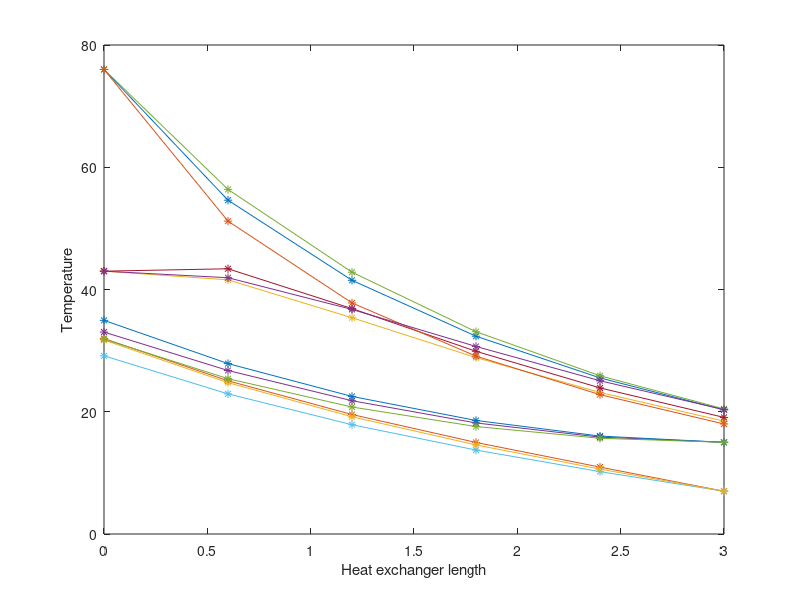

The MATLAB source for this figure:
function fea_more_than_8_stream 
% green terms represent comments
% this programme solves for any number of heat exchangers say n
% streams...The out put of this programme is the outlet temperature
% This program works of finate element analysis
% it employs sub domain method of assembling the stifness matrix to give
% global_stifnes_matrix*temperature_vector=boundry_condition vector (K*T=C) 
n=12%input('speccify the number of streams:');
l=3;

e=input('specify the number of elements:');

disp('specify the m.cp value of counter flowing stream with a -ve value in counter flow')

s=zeros(n,2*n);          % initialising the coeffecient matrix generated from the differential equations

hc=[0 110 42 28 39 40 131 72 90 51 60 71 ;
    110 0 51 42 32 83 93 101 131 81 45 75 ;
    42 51 0 32 33 43 56 76 89 131 110 11 ; 
    28 42 32  0 73 83 52 43 54 56 89 79 ; 
    39 32 33 73 0 91 45 56 75 89 32 45 ; 
    40 83 43 83 91 0 80 45 72 42 28 39 ; 
    131 93 56 52 45 80 0 46 57 17 24 38 ;
    72 101 76 43 56 45 46 0 89 32 41 110 ;
    90 131 89 54 75 72 57 89 0 131 32 55 ; 
    51 81 131 56 89 42 17 32 131 0 47 12 ; 
    60 45 110 89 32 28 24 41 32 47 0 11 ; 
    71 75 11 79 45 39  38 110 55 12 11 0 ] ; %zeros(n,n); 
% this matrix is used to initialise the UA coeffecient terms that will be further used to generate the terms of diff eqn
%[]
% hc_t=zeros(n);
% for u=1:n
%    hc_t(u,u)=hc(u,u);
%    
% end
% hc=hc-hc_t;
%mf=randn(n,1)%[530 -1100 378 -684 530 -1100 378 -684 530 -1100 378 -684]' ; %zeros(n,1);           % this matrix initialises the m.cp values of all the streams
x_of_mass=1:n;
x_of_mass=x_of_mass'
mf=[530 -1100 378 -684 530 -1100 378 -684 530 -1100 378 -684]' ; %zeros(n,1);           % this matrix initialises the m.cp values of all the streams
%mf_2=polyfit(x_of_mass,mf,2)
%mf=1.2767*x_of_mass.^2-39.29*x_of_mass-32.727
%mf=  [70.7403 -106.2002 139.1067 -169.4598 -197.2595 222.5058 -245.1987 265.3382 -282.9243 297.9570 -310.4363 320.3622]'



% plot(x,mf)
boundry_constant=[76 7 43 15 76 7 43 15 76 7 43 15]'; %zeros(n,1);     % This matrix initialisrs the boundry conditions specified in the problem

% for d=1:1:n             % loop to control the rows of UA
%     for g=d:1:n          % loop to control the columns
%         if d==g       
%             hc(d,g)=0;        % initialising UA11 and so on terms to zero 
%         else
%             fprintf('UA %d %d ',d,g)
%             hc(d,g)=input('specify overall heat transfer coeff of streams:');
%             hc(g,d)=hc(d,g);      % UA matrix is symetric about the principal Diagonal
%         end
%     
%     end
%     
%     fprintf('m.cp of stream %d ',d)
%     mf(d,1)=input(' value:'); 
%     
%     fprintf('boundry temperatures in the problem of stream %d',d)
%     boundry_constant(d,1)=input(' value :');
%     
% end
%*************************************************************************
for c=1:1:n            % loop to control the rows of diff eqn matrix
    for p=1:1:n        % loop to control the columns of diff eqn matrix
        if p==c 
            s(c,p)=-mf(c,1)+l*(sum(hc(c,:))/(2*e));         % The ii term contains the sum of all terms
            s(c,p+n)=mf(c,1)+l*(sum(hc(c,:))/(2*e));        % The coeff matrix is symetric about middle verticle line
        else
            s(c,p)=-l*hc(c,p)/(2*e);
            s(c,p+n)=-l*hc(c,p)/(2*e);             % Mirroring terms about mid line
        end
    end
end


s;   % finally generated coeff matrix of the differential equations 

k=0; % counter to asssemble the coeffecient matrices
for r=1:n                                        % this loop maks the problem flow independent 
    g3=zeros(1,n*(e+1));
    if mf(r,1)>0                                      % depending on the m.cp value programme decides what type of flow is taking place
        g3(1,r)=1;
        g3_final(r,:)=g3;
    end
    if mf(r,1)<0
        g3(1,n*(e+1)-n+r)=1;
        g3_final(r,:)=g3;                         % Based on the type decided the rows are appended to form a final boundry condition matrix
    
    end
    
end
g3_final;
    
    

if e==1                      % for one element
    global_stifnes=[s;g3_final];
    constant=[zeros((n*e),1);boundry_constant];
    solution=inv(global_stifnes)*constant;
end

if e>1                         % for more than one elements

    for i=2:1:e
        sg=[zeros(n,n*(i-1)) s zeros(n,(n*(e-1)-n*(i-1)))];         % These 3 for loops account for assembeling of coeff matrix
        for j=1:1:n
            temp=sg(j,:);
                for l=k+1:1:k+n
                    gs_f(k+1,:)=temp;
                end
            k=k+1;
        end
    end
    g1=[s,zeros(n,n*(e-1))];
    global_stifnes=[g1;gs_f;g3_final];              % Assembeling the global stifnes matrix
    constant=[zeros((n*e),1);boundry_constant];
    solution=inv(global_stifnes)*constant;
end
for y=n-1:-1:0                                % loop to extract in let and outlet temperatures
    t_in(y+1,1)=solution(y+1,:);
    t_out_1(y+1,1)=solution((size(solution,1)-y),:);
end
for t=1:1:n                   % loop to organise output temperatures
    t_out(t,1)=t_out_1(n+1-t,:);
end

global_stifnes
solution;
t_in                                 % final inlet temperatures
t_out                                % final outlet temperatures

t_1=1;

for i=1:n:size(solution,1)
    t1(t_1,:)=solution(i,:);
    t2(t_1,:)=solution(i+1,:);
    t3(t_1,:)=solution(i+2,:);
    t4(t_1,:)=solution(i+3,:);
    t5(t_1,:)=solution(i+4,:);
    t6(t_1,:)=solution(i+5,:);
    t7(t_1,:)=solution(i+6,:);
    t8(t_1,:)=solution(i+7,:);
    t9(t_1,:)=solution(i+8,:);
    t10(t_1,:)=solution(i+9,:);
    t11(t_1,:)=solution(i+10,:);
    t12(t_1,:)=solution(i+11,:);
    t_1=t_1+1;
end

x=0:3/e:3;
%SUBPLOT(1,2,1)
plot(x,t1,'-*',x,t2,'-*',x,t3,'-*',x,t4,'-*',x,t5,'-*',x,t6,'-*',x,t7,'-*',x,t8,'-*',x,t9,'-*',x,t10,'-*',x,t11,'-*',x,t12,'-*')
xlabel('Heat exchanger length')
ylabel('Temperature')
% SUBPLOT(1,2,2)
% plot(x_of_mass,mf)
%legend('1','2')


% %test
% a=[1 2 3;4 5 6;7 8 9]
% b=zeros(3)
% for u=1:3
%    b(u,u)=a(u,u);
%    
% end
% b
% a=a-b

end
